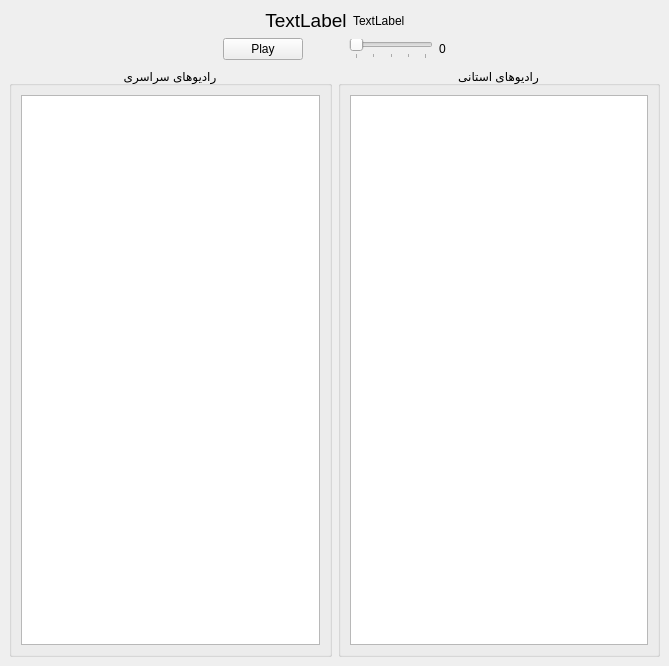
<?xml version="1.0" encoding="UTF-8"?>
<ui version="4.0">
 <class>PlayerWindow</class>
 <widget class="QMainWindow" name="PlayerWindow">
  <property name="geometry">
   <rect>
    <x>0</x>
    <y>0</y>
    <width>669</width>
    <height>666</height>
   </rect>
  </property>
  <property name="windowTitle">
   <string>IranRadio</string>
  </property>
  <property name="windowIcon">
   <iconset resource="../resource.qrc">
    <normaloff>:/img/icon</normaloff>:/img/icon</iconset>
  </property>
  <widget class="QWidget" name="centralwidget">
   <layout class="QVBoxLayout" name="verticalLayout">
    <item>
     <layout class="QHBoxLayout" name="horizontalLayout_3">
      <item>
       <spacer name="horizontalSpacer_4">
        <property name="orientation">
         <enum>Qt::Horizontal</enum>
        </property>
        <property name="sizeHint" stdset="0">
         <size>
          <width>40</width>
          <height>20</height>
         </size>
        </property>
       </spacer>
      </item>
      <item alignment="Qt::AlignHCenter">
       <widget class="QLabel" name="currentStationLabel">
        <property name="font">
         <font>
          <pointsize>14</pointsize>
         </font>
        </property>
        <property name="text">
         <string notr="true">TextLabel</string>
        </property>
        <property name="alignment">
         <set>Qt::AlignCenter</set>
        </property>
       </widget>
      </item>
      <item alignment="Qt::AlignHCenter">
       <widget class="QLabel" name="currentStationIconLabel">
        <property name="text">
         <string notr="true">TextLabel</string>
        </property>
       </widget>
      </item>
      <item>
       <spacer name="horizontalSpacer_5">
        <property name="orientation">
         <enum>Qt::Horizontal</enum>
        </property>
        <property name="sizeHint" stdset="0">
         <size>
          <width>40</width>
          <height>20</height>
         </size>
        </property>
       </spacer>
      </item>
     </layout>
    </item>
    <item>
     <layout class="QHBoxLayout" name="horizontalLayout_2">
      <item>
       <spacer name="horizontalSpacer">
        <property name="orientation">
         <enum>Qt::Horizontal</enum>
        </property>
        <property name="sizeHint" stdset="0">
         <size>
          <width>40</width>
          <height>20</height>
         </size>
        </property>
       </spacer>
      </item>
      <item alignment="Qt::AlignHCenter">
       <widget class="QPushButton" name="playerControlButton">
        <property name="text">
         <string>Play</string>
        </property>
       </widget>
      </item>
      <item>
       <spacer name="horizontalSpacer_3">
        <property name="orientation">
         <enum>Qt::Horizontal</enum>
        </property>
        <property name="sizeType">
         <enum>QSizePolicy::Fixed</enum>
        </property>
        <property name="sizeHint" stdset="0">
         <size>
          <width>40</width>
          <height>20</height>
         </size>
        </property>
       </spacer>
      </item>
      <item alignment="Qt::AlignHCenter|Qt::AlignVCenter">
       <widget class="QSlider" name="volumeSlider">
        <property name="maximum">
         <number>100</number>
        </property>
        <property name="orientation">
         <enum>Qt::Horizontal</enum>
        </property>
        <property name="tickPosition">
         <enum>QSlider::TicksBelow</enum>
        </property>
        <property name="tickInterval">
         <number>25</number>
        </property>
       </widget>
      </item>
      <item>
       <widget class="QLabel" name="volumeLabel">
        <property name="text">
         <string notr="true">0</string>
        </property>
        <property name="alignment">
         <set>Qt::AlignCenter</set>
        </property>
       </widget>
      </item>
      <item>
       <spacer name="horizontalSpacer_2">
        <property name="orientation">
         <enum>Qt::Horizontal</enum>
        </property>
        <property name="sizeHint" stdset="0">
         <size>
          <width>40</width>
          <height>20</height>
         </size>
        </property>
       </spacer>
      </item>
     </layout>
    </item>
    <item>
     <layout class="QHBoxLayout" name="horizontalLayout">
      <item>
       <widget class="QGroupBox" name="nationalGroupBox">
        <property name="title">
         <string>رادیوهای سراسری</string>
        </property>
        <property name="alignment">
         <set>Qt::AlignCenter</set>
        </property>
        <property name="flat">
         <bool>false</bool>
        </property>
        <property name="checkable">
         <bool>false</bool>
        </property>
        <layout class="QVBoxLayout" name="verticalLayout_2">
         <item>
          <widget class="QListWidget" name="nationalListWidget"/>
         </item>
        </layout>
       </widget>
      </item>
      <item>
       <widget class="QGroupBox" name="regionalGroupBox">
        <property name="title">
         <string>رادیوهای استانی</string>
        </property>
        <property name="alignment">
         <set>Qt::AlignCenter</set>
        </property>
        <layout class="QVBoxLayout" name="verticalLayout_3">
         <item>
          <widget class="QListWidget" name="regionalListWidget"/>
         </item>
        </layout>
       </widget>
      </item>
     </layout>
    </item>
   </layout>
  </widget>
 </widget>
 <resources>
  <include location="../resource.qrc"/>
 </resources>
 <connections/>
</ui>
